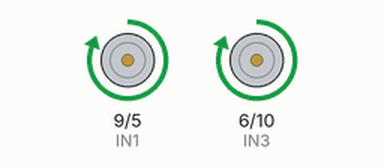
A sketch run on a simulated Arduino Uno, built with avr-gcc and run on an emulated ATmega328P. Parts: motor-driver pin pairs drawn as motors (green arrow = first pin HIGH = forward, orange = second pin HIGH = backward, longer = more drive, scaled by the enable pin).

Above: at 8.67 s.
At 10.2 s:
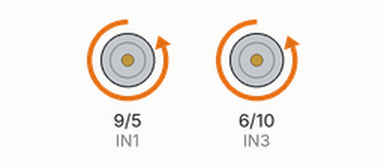
Timing chart, 0 to 11.7 s (numbered marks = the images above):
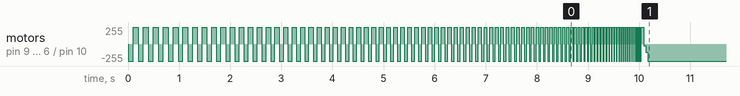

Measured:
- by itself, motor on pin 9 (IN1) / pin 5 (IN2), motor on pin 6 (IN3) / pin 10 (IN4): stopped → backward 255/255 at 0.00 s, → forward 255/255 0.10 s later, → backward 255/255 0.10 s later, → forward 255/255 0.10 s later, … (189 changes in this stretch)

The sketch:

sketch_oct29d.ino
```cpp
int ENA = 7;
int IN1 = 9;
int IN2 = 5;
int ENB = 3;
int IN3 = 6;
int IN4 = 10;
int pause = 100;


void setup() {
  pinMode(ENA, OUTPUT);
  pinMode(IN1, OUTPUT);
  pinMode(IN2, OUTPUT);
  pinMode(ENB, OUTPUT);
  pinMode(IN3, OUTPUT);
  pinMode(IN4, OUTPUT);
}

void loop() {
  digitalWrite(ENA, HIGH);
  digitalWrite(ENB, HIGH);


for (int i=0; i <= 10; i++){
  digitalWrite(IN4, HIGH);
  digitalWrite(IN2, HIGH);
  delay(pause);
  digitalWrite(IN4, LOW);
  digitalWrite(IN2, LOW);


  digitalWrite(IN3, HIGH);
   digitalWrite(IN1, HIGH);
  delay(pause);
  digitalWrite(IN1, LOW);
  digitalWrite(IN3, LOW);
  pause -= 1;
  }

}
```
